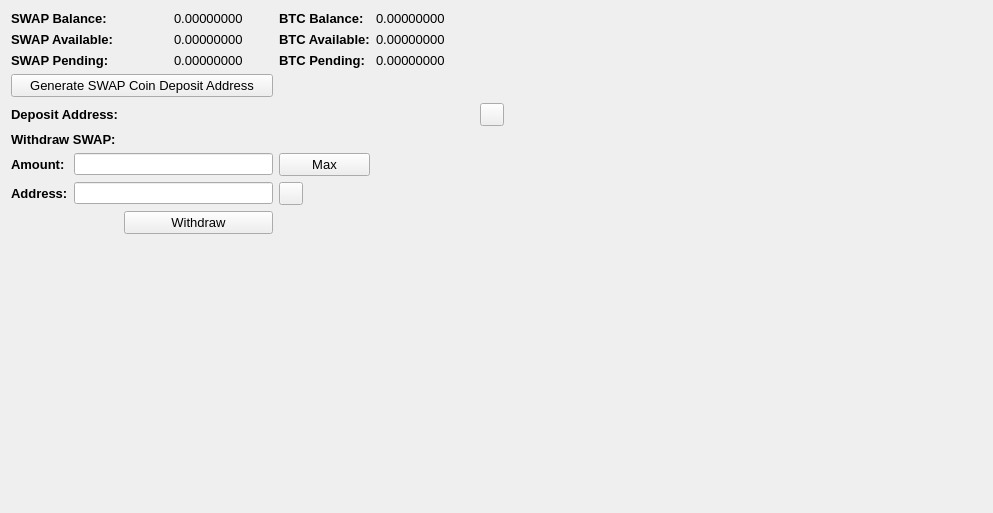
     <widget class="QWidget" name="BalanceTab">
      <attribute name="title">
       <string>Balance</string>
      </attribute>
      <layout class="QGridLayout" name="gridLayout_2">
       <item row="0" column="0" colspan="2">
        <widget class="QLabel" name="label_11">
         <property name="font">
          <font>
           <pointsize>10</pointsize>
           <weight>75</weight>
           <bold>true</bold>
          </font>
         </property>
         <property name="text">
          <string>SWAP Balance:</string>
         </property>
        </widget>
       </item>
       <item row="0" column="3">
        <widget class="QLabel" name="HMBalanceLabel">
         <property name="font">
          <font>
           <pointsize>10</pointsize>
          </font>
         </property>
         <property name="text">
          <string>0.00000000</string>
         </property>
         <property name="textInteractionFlags">
          <set>Qt::LinksAccessibleByMouse|Qt::TextSelectableByMouse</set>
         </property>
        </widget>
       </item>
       <item row="0" column="4">
        <widget class="QLabel" name="label_12">
         <property name="font">
          <font>
           <pointsize>10</pointsize>
           <weight>75</weight>
           <bold>true</bold>
          </font>
         </property>
         <property name="text">
          <string>BTC Balance:</string>
         </property>
        </widget>
       </item>
       <item row="0" column="5">
        <widget class="QLabel" name="BitcoinBalanceLabel">
         <property name="font">
          <font>
           <pointsize>10</pointsize>
          </font>
         </property>
         <property name="text">
          <string>0.00000000</string>
         </property>
         <property name="textInteractionFlags">
          <set>Qt::LinksAccessibleByMouse|Qt::TextSelectableByMouse</set>
         </property>
        </widget>
       </item>
       <item row="0" column="7" rowspan="10">
        <spacer name="horizontalSpacer_4">
         <property name="orientation">
          <enum>Qt::Horizontal</enum>
         </property>
         <property name="sizeHint" stdset="0">
          <size>
           <width>478</width>
           <height>488</height>
          </size>
         </property>
        </spacer>
       </item>
       <item row="1" column="0" colspan="2">
        <widget class="QLabel" name="label_13">
         <property name="font">
          <font>
           <pointsize>10</pointsize>
           <weight>75</weight>
           <bold>true</bold>
          </font>
         </property>
         <property name="text">
          <string>SWAP Available:</string>
         </property>
        </widget>
       </item>
       <item row="1" column="3">
        <widget class="QLabel" name="HMAvailableLabel_2">
         <property name="font">
          <font>
           <pointsize>10</pointsize>
          </font>
         </property>
         <property name="text">
          <string>0.00000000</string>
         </property>
         <property name="textInteractionFlags">
          <set>Qt::LinksAccessibleByMouse|Qt::TextSelectableByMouse</set>
         </property>
        </widget>
       </item>
       <item row="1" column="4">
        <widget class="QLabel" name="label_15">
         <property name="font">
          <font>
           <pointsize>10</pointsize>
           <weight>75</weight>
           <bold>true</bold>
          </font>
         </property>
         <property name="text">
          <string>BTC Available:</string>
         </property>
        </widget>
       </item>
       <item row="1" column="5">
        <widget class="QLabel" name="BitcoinAvailableLabel">
         <property name="font">
          <font>
           <pointsize>10</pointsize>
          </font>
         </property>
         <property name="text">
          <string>0.00000000</string>
         </property>
         <property name="textInteractionFlags">
          <set>Qt::LinksAccessibleByMouse|Qt::TextSelectableByMouse</set>
         </property>
        </widget>
       </item>
       <item row="2" column="0" colspan="2">
        <widget class="QLabel" name="label_14">
         <property name="font">
          <font>
           <pointsize>10</pointsize>
           <weight>75</weight>
           <bold>true</bold>
          </font>
         </property>
         <property name="text">
          <string>SWAP Pending:</string>
         </property>
        </widget>
       </item>
       <item row="2" column="3">
        <widget class="QLabel" name="HMPendingLabel">
         <property name="font">
          <font>
           <pointsize>10</pointsize>
          </font>
         </property>
         <property name="text">
          <string>0.00000000</string>
         </property>
         <property name="textInteractionFlags">
          <set>Qt::LinksAccessibleByMouse|Qt::TextSelectableByMouse</set>
         </property>
        </widget>
       </item>
       <item row="2" column="4">
        <widget class="QLabel" name="label_31">
         <property name="font">
          <font>
           <pointsize>10</pointsize>
           <weight>75</weight>
           <bold>true</bold>
          </font>
         </property>
         <property name="text">
          <string>BTC Pending:</string>
         </property>
        </widget>
       </item>
       <item row="2" column="5">
        <widget class="QLabel" name="BitcoinPendingLabel">
         <property name="font">
          <font>
           <pointsize>10</pointsize>
          </font>
         </property>
         <property name="text">
          <string>0.00000000</string>
         </property>
         <property name="textInteractionFlags">
          <set>Qt::LinksAccessibleByMouse|Qt::TextSelectableByMouse</set>
         </property>
        </widget>
       </item>
       <item row="3" column="0" colspan="4">
        <widget class="QPushButton" name="GenDepositBTN">
         <property name="font">
          <font>
           <pointsize>10</pointsize>
          </font>
         </property>
         <property name="text">
          <string>Generate SWAP Coin Deposit Address</string>
         </property>
        </widget>
       </item>
       <item row="4" column="0" colspan="3">
        <widget class="QLabel" name="label_33">
         <property name="font">
          <font>
           <pointsize>10</pointsize>
           <weight>75</weight>
           <bold>true</bold>
          </font>
         </property>
         <property name="text">
          <string>Deposit Address:</string>
         </property>
        </widget>
       </item>
       <item row="4" column="3" colspan="3">
        <widget class="QLabel" name="DepositAddressLabel">
         <property name="minimumSize">
          <size>
           <width>300</width>
           <height>0</height>
          </size>
         </property>
         <property name="palette">
          <palette>
           <active>
            <colorrole role="WindowText">
             <brush brushstyle="SolidPattern">
              <color alpha="255">
               <red>0</red>
               <green>0</green>
               <blue>0</blue>
              </color>
             </brush>
            </colorrole>
            <colorrole role="Text">
             <brush brushstyle="SolidPattern">
              <color alpha="255">
               <red>0</red>
               <green>0</green>
               <blue>255</blue>
              </color>
             </brush>
            </colorrole>
           </active>
           <inactive>
            <colorrole role="WindowText">
             <brush brushstyle="SolidPattern">
              <color alpha="255">
               <red>0</red>
               <green>0</green>
               <blue>0</blue>
              </color>
             </brush>
            </colorrole>
            <colorrole role="Text">
             <brush brushstyle="SolidPattern">
              <color alpha="255">
               <red>0</red>
               <green>0</green>
               <blue>255</blue>
              </color>
             </brush>
            </colorrole>
           </inactive>
           <disabled>
            <colorrole role="WindowText">
             <brush brushstyle="SolidPattern">
              <color alpha="255">
               <red>120</red>
               <green>120</green>
               <blue>120</blue>
              </color>
             </brush>
            </colorrole>
            <colorrole role="Text">
             <brush brushstyle="SolidPattern">
              <color alpha="255">
               <red>120</red>
               <green>120</green>
               <blue>120</blue>
              </color>
             </brush>
            </colorrole>
           </disabled>
          </palette>
         </property>
         <property name="font">
          <font>
           <pointsize>10</pointsize>
           <weight>75</weight>
           <bold>true</bold>
          </font>
         </property>
         <property name="text">
          <string/>
         </property>
         <property name="alignment">
          <set>Qt::AlignRight|Qt::AlignTrailing|Qt::AlignVCenter</set>
         </property>
         <property name="textInteractionFlags">
          <set>Qt::LinksAccessibleByMouse|Qt::TextSelectableByKeyboard|Qt::TextSelectableByMouse</set>
         </property>
        </widget>
       </item>
       <item row="4" column="6">
        <widget class="QToolButton" name="DepositCopyButton">
         <property name="toolTip">
          <string>Copy to clipboard</string>
         </property>
         <property name="text">
          <string/>
         </property>
         <property name="icon">
          <iconset resource="../bitcoin.qrc">
           <normaloff>:/icons/editcopy</normaloff>:/icons/editcopy</iconset>
         </property>
         <property name="shortcut">
          <string>Alt+P</string>
         </property>
        </widget>
       </item>
       <item row="5" column="0" colspan="2">
        <widget class="QLabel" name="label_34">
         <property name="font">
          <font>
           <pointsize>10</pointsize>
           <weight>75</weight>
           <bold>true</bold>
          </font>
         </property>
         <property name="text">
          <string>Withdraw SWAP:</string>
         </property>
        </widget>
       </item>
       <item row="6" column="0">
        <widget class="QLabel" name="label_26">
         <property name="font">
          <font>
           <pointsize>10</pointsize>
           <weight>75</weight>
           <bold>true</bold>
          </font>
         </property>
         <property name="text">
          <string>Amount:</string>
         </property>
        </widget>
       </item>
       <item row="6" column="1" colspan="3">
        <widget class="QLineEdit" name="WithdrawUnitsInput">
         <property name="font">
          <font>
           <pointsize>9</pointsize>
           <weight>75</weight>
           <bold>true</bold>
          </font>
         </property>
         <property name="text">
          <string/>
         </property>
        </widget>
       </item>
       <item row="6" column="4">
        <widget class="QPushButton" name="Withdraw_Max_Amount">
         <property name="font">
          <font>
           <pointsize>10</pointsize>
          </font>
         </property>
         <property name="text">
          <string>Max</string>
         </property>
        </widget>
       </item>
       <item row="7" column="0">
        <widget class="QLabel" name="label_10">
         <property name="font">
          <font>
           <pointsize>10</pointsize>
           <weight>75</weight>
           <bold>true</bold>
          </font>
         </property>
         <property name="text">
          <string>Address:</string>
         </property>
        </widget>
       </item>
       <item row="7" column="1" colspan="3">
        <widget class="QLineEdit" name="WithdrawAddress">
         <property name="font">
          <font>
           <pointsize>9</pointsize>
           <weight>75</weight>
           <bold>true</bold>
          </font>
         </property>
        </widget>
       </item>
       <item row="7" column="4">
        <widget class="QToolButton" name="WithdrawPasteButton">
         <property name="toolTip">
          <string>Paste from clipboard</string>
         </property>
         <property name="text">
          <string/>
         </property>
         <property name="icon">
          <iconset resource="../bitcoin.qrc">
           <normaloff>:/icons/editpaste</normaloff>:/icons/editpaste</iconset>
         </property>
         <property name="shortcut">
          <string>Alt+P</string>
         </property>
        </widget>
       </item>
       <item row="8" column="2" colspan="2">
        <widget class="QPushButton" name="WithdrawUnitsBtn">
         <property name="font">
          <font>
           <pointsize>10</pointsize>
          </font>
         </property>
         <property name="text">
          <string>Withdraw</string>
         </property>
        </widget>
       </item>
       <item row="9" column="0" colspan="6">
        <spacer name="verticalSpacer">
         <property name="orientation">
          <enum>Qt::Vertical</enum>
         </property>
         <property name="sizeHint" stdset="0">
          <size>
           <width>428</width>
           <height>262</height>
          </size>
         </property>
        </spacer>
       </item>
      </layout>
      <zorder>label_31</zorder>
      <zorder>label_15</zorder>
      <zorder>label_12</zorder>
      <zorder>label_14</zorder>
      <zorder>label_13</zorder>
      <zorder>label_11</zorder>
      <zorder>BitcoinBalanceLabel</zorder>
      <zorder>HMBalanceLabel</zorder>
      <zorder>HMAvailableLabel_2</zorder>
      <zorder>HMPendingLabel</zorder>
      <zorder>BitcoinAvailableLabel</zorder>
      <zorder>BitcoinPendingLabel</zorder>
      <zorder>label_33</zorder>
      <zorder>GenDepositBTN</zorder>
      <zorder>DepositAddressLabel</zorder>
      <zorder>Withdraw_Max_Amount</zorder>
      <zorder>label_34</zorder>
      <zorder>WithdrawUnitsInput</zorder>
      <zorder>label_10</zorder>
      <zorder>label_26</zorder>
      <zorder>WithdrawAddress</zorder>
      <zorder>WithdrawUnitsBtn</zorder>
      <zorder>horizontalSpacer_4</zorder>
      <zorder>verticalSpacer</zorder>
      <zorder>WithdrawPasteButton</zorder>
      <zorder>DepositCopyButton</zorder>
     </widget>
